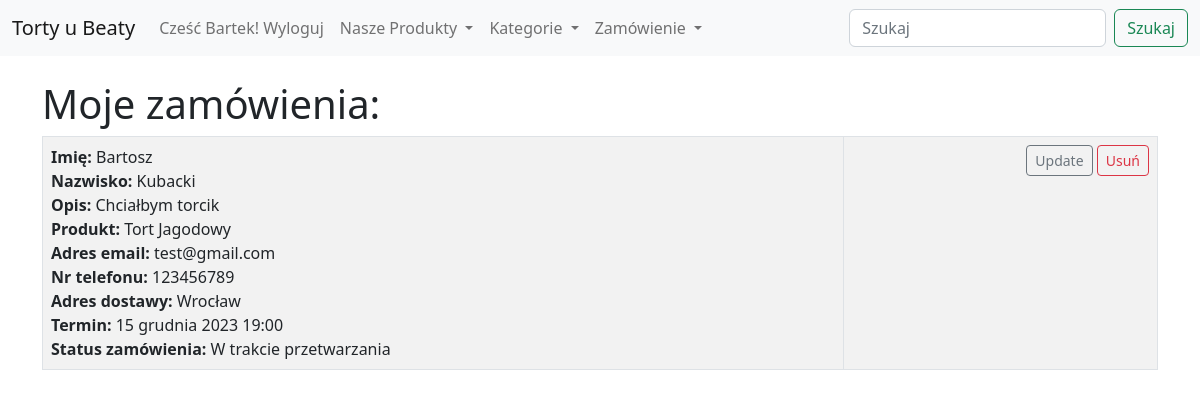
Screenshot of /my_order_view/ (signed in) with the database file from the repository.
### Cakes/models.py (models this page shows, shortened)
class Order(models.Model):
    name = models.CharField(max_length=100, verbose_name='Imię')
    last_name = models.CharField(max_length=100, verbose_name='Nazwisko')
    description = models.TextField(blank=True, verbose_name='Opis')
    product = models.ForeignKey(Product, on_delete=models.CASCADE, blank=True, null=True, verbose_name='produkt')
    email = models.EmailField(blank=True)
    phone = models.CharField(max_length=100, verbose_name='numer telefonu:')
    adress = models.TextField(verbose_name='adres zamieszkania')
    deadline = models.DateTimeField('Order_date')
    status = models.IntegerField(choices=IS_ACTIVE, blank=True, null=True, default=1)
    manager = models.ForeignKey(User, blank=True, null=True, on_delete=models.SET_NULL)
    website_users = models.ForeignKey(WebsiteUser, on_delete=models.CASCADE, null=True)

class Product(models.Model):
    category = models.ForeignKey(Category, on_delete=models.CASCADE, default=True, null=True)
    name = models.CharField(max_length=200)
    description = models.TextField(blank=True)
    estimated_price = models.DecimalField(max_digits=6, decimal_places=2)
    product_image = models.ImageField(null=True, blank=True, upload_to="images/")
    ingredients_list = models.ManyToManyField(Ingredients, blank=True)
    def __str__(self):
        return self.name

### Cakes/views.py (the view)
# urls.py: path('my_order_view/', MyOrderView, name='my-order-view'),
def MyOrderView(request):
    if request.user.is_authenticated:
        me = request.user.id
        orders = Order.objects.filter(manager=me)
        return render(request, 'Shop/My_orders.html', {"me": me, "orders": orders})
    else:
        messages.success(request, ("Nie możesz zobaczyć tej strony "))
        return redirect('home')

### Cakes/templates/Shop/My_orders.html (shortened to what this page needs)
{% extends 'Shop/base.html' %}
{% block content %}
    <h1>Moje zamówienia:</h1>
<table class="table table-striped table-hover table-bordered">
    {% for order in orders %}
        <tr>
            <td>
            <strong>Imię: </strong>{{ order.name }}<br/>
                <strong>Nazwisko: </strong>{{ order.last_name }}<br/>
                <strong>Opis: </strong>{{ order.description }}<br/>
                <strong>Produkt: </strong>{{ order.product }}<br/>
                <strong>Adres email: </strong>{{ order.email }}<br/>
                <strong>Nr telefonu: </strong>{{ order.phone }}<br/>
                <strong>Adres dostawy: </strong>{{ order.adress }}<br/>
                <strong>Termin: </strong>{{ order.deadline }}<br/>
                <strong>Status zamówienia: </strong>{{ order.get_status_display }}<br/>
            </td>
            <td align="right">
                        <a href="{% url 'update-order' order.id %}" class="btn btn-outline-secondary btn-sm">
                            Update</a>
                        <a href="{% url 'delete-order' order.id %}" class="btn btn-outline-danger btn-sm">
                            Usuń</a>
                    </td>
        </tr>
    {% endfor %}
</table>
{% endblock %}

### Cakes/templates/Shop/navbar.html (shortened to what this page needs)
<nav class="navbar navbar-expand-lg bg-light">
  <div class="container-fluid">
    <a class="navbar-brand" href="{% url 'home' %}">Torty u Beaty </a>
    <div class="collapse navbar-collapse" id="navbarSupportedContent">
      <ul class="navbar-nav me-auto mb-2 mb-lg-0">
        {% if user.is_authenticated %}
        <li class="nav-item">
          <a class="nav-link" href="{% url 'logout' %}">Cześć {{ user }}! Wyloguj</a>
        </li>
        {% endif %}
          <li class="nav-item dropdown">
          <a class="nav-link dropdown-toggle" href="#" role="button" data-bs-toggle="dropdown" aria-expanded="false">
            Nasze Produkty
          </a>
          <li class="nav-item dropdown">
          <a class="nav-link dropdown-toggle" href="#" role="button" data-bs-toggle="dropdown" aria-expanded="false">
            Kategorie
          </a>
          {% if user.is_authenticated %}
          <li class="nav-item dropdown">
          <a class="nav-link dropdown-toggle" href="#" role="button" data-bs-toggle="dropdown" aria-expanded="false">
            Zamówienie
          </a>
          {% endif %}
      </ul>
      <form class="d-flex" method="post" action="{% url 'search-product-list' %}">
        <input class="form-control me-2" type="search" placeholder="Szukaj" aria-label="Search" name="searched">
        <button class="btn btn-outline-success" type="submit">Szukaj</button>
      </form>
    </div>
  </div>
</nav>

### rows the page displays
Order: name "Bartosz", last_name "Kubacki", description "Chciałbym torcik", product "Tort Jagodowy", email "test@gmail.com", phone "123456789", adress "Wrocław", deadline "15 grudnia 2023 19:00", status "W trakcie przetwarzania"

### other values shown
{{ user }} "Bartek"
